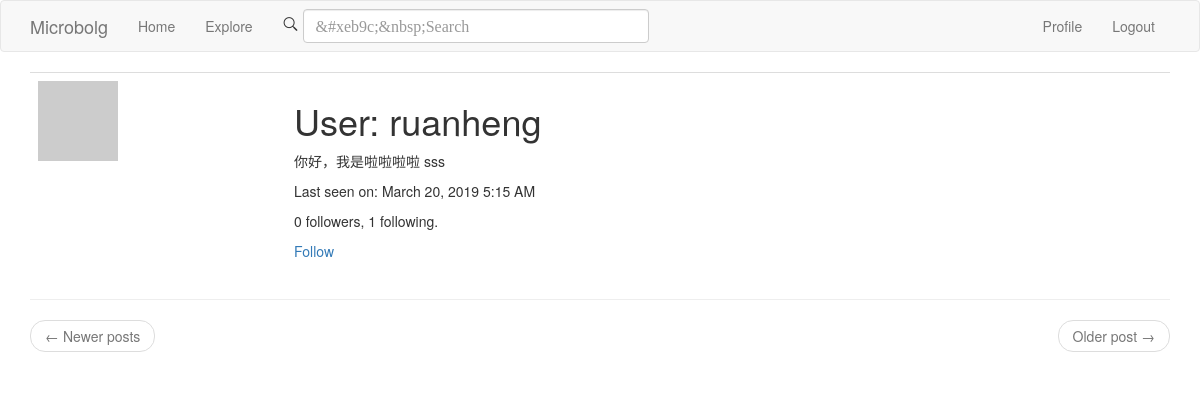
The page /user/ruanheng (signed in) on the database as committed earlier.
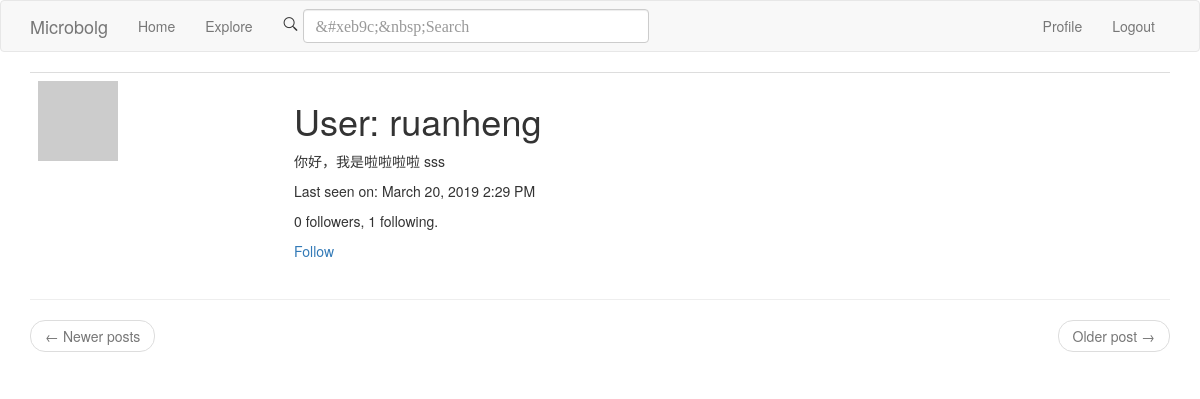
The same page on the database as committed later.
### app/models.py (models this page shows, shortened)
class User(UserMixin, db.Model):
    id = db.Column(db.Integer, primary_key=True)
    username = db.Column(db.String(64), index=True, unique=True)
    email = db.Column(db.String(120), index=True, unique=True)
    password_hash = db.Column(db.String(128))
    posts = db.relationship('Post', backref='author', lazy='dynamic')
    about_me = db.Column(db.String(140))
    last_seen = db.Column(db.DateTime, default=datetime.utcnow)
    @login.user_loader
    def load_user(id):
        return User.query.get(int(id))
    def avatar(self, size):
        digest = md5(self.email.lower().encode('utf-8')).hexdigest()
        return 'https://www.gravatar.com/avatar/{}?d=identicon&s={}'.format(
            digest, size
        )
    followed = db.relationship(
        'User', secondary=followers,
        primaryjoin=(followers.c.follower_id == id),
        secondaryjoin=(followers.c.followed_id == id),
        backref=db.backref('followers', lazy='dynamic'),
        lazy='dynamic'
    )
    def is_following(self, user):
        return self.followed.filter(
            followers.c.followed_id == user.id).count() > 0

### app/main/routes.py (the view)
@bp.route('/user/<username>')
@login_required
def user(username):
    user = User.query.filter_by(username=username).first_or_404()
    page = request.args.get('page', 1, type=int)
    posts = user.posts.order_by(Post.timestamp.desc()).paginate(
        page, current_app.config['POSTS_PER_PAGE'], False
    )
    next_url = url_for('main.user', username=user.username, page=posts.next_num) \
        if posts.has_next else None
    prev_url = url_for('main.user', username=user.username, page=posts.prev_num) \
        if posts.has_prev else None
    return render_template('user.html', user=user, posts=posts.items,
                           next_url=next_url, prev_url=prev_url)

### app/main/forms.py
class SearchForm(FlaskForm):
    q = StringField(_('Search'), validators=[DataRequired()])
    def __init__(self, *args, **kwargs):
        if 'formdata' not in kwargs:
            kwargs['formdata'] = request.args
        if 'csrf_enabled' not in kwargs:
            kwargs['csrf_enabled'] = False
        super(SearchForm, self).__init__(*args, **kwargs)

### app/main/routes.py (called while the page is built)
@bp.before_app_request
def before_request():
    if current_user.is_authenticated:
        current_user.last_seen = datetime.utcnow()
        db.session.commit()
        g.search_form = SearchForm()
    g.locale = str(get_locale())

### app/models.py (called while the page is built)
    @classmethod
    def before_commit(cls, session):
        session._changes = {
            'add': [obj for obj in session.new if isinstance(obj, cls)],
            'update': [obj for obj in session.dirty if isinstance(obj, cls)],
            'delete': [obj for obj in session.deleted if isinstance(obj, cls)]
        }

### app/templates/user.html (shortened to what this page needs)
{% extends "base.html" %}
{% block app_content %}
    <table class="table table-hover">
        <tr>
            <td width='256px'><img src="{{ user.avatar(128) }}"></td>
            <td>
                <h1>{{ _('User') }}: {{ user.username }}</h1>
                {% if user.about_me %}
                <p>{{ user.about_me }}</p>
                {% endif %}
                {% if user.last_seen %}
                <p>{{ _('Last seen on') }}: {{ moment(user.last_seen).format('LLL') }}</p>
                {% endif %}
                <p>{{ _('%(count)d followers',count = user.followers.count()) }}, {{ _('%(count)d following', count=user.followed.count())}}.</p>
                {% if user == current_user %}
                <p><a href="{{ url_for('main.edit_profile') }}">{{ _('Edit your Profile') }}</a></p>
                {% elif not current_user.is_following(user) %}
                <p><a href="{{ url_for('main.follow',username=user.username) }}">{{ _('Follow') }}</a></p>
                {% else %}
                <p><a href="{{ url_for('main.unfollow', username=user.username) }}">{{ _('Unfollow')}}</a></p>
                {% endif %}
            </td>
        </tr>
    </table>
    <hr>
    <nav aria-label="...">
            <ul class="pager">
                <li class="previous{% if not prev_url %} disabled{% endif %}">
                    <a href="{{ prev_url or '#'}}">
                        <span aria-hidden="true">&larr;</span> {{ _('Newer posts') }}
                    </a>
                </li>
                <li class="next{% if not next_url %} disabled{% endif %}">
                    <a href="{{ next_url or '#'}}">
                        {{ _('Older post') }} <span aria-hidden="true">&rarr;</span>
                    </a>
                </li>
            </ul>
        </nav>
{% endblock %}

Rows that differ between the two databases and show on the page:
changed User "ruanheng": last_seen "March 20, 2019 5:15 AM" → "March 20, 2019 2:29 PM"
